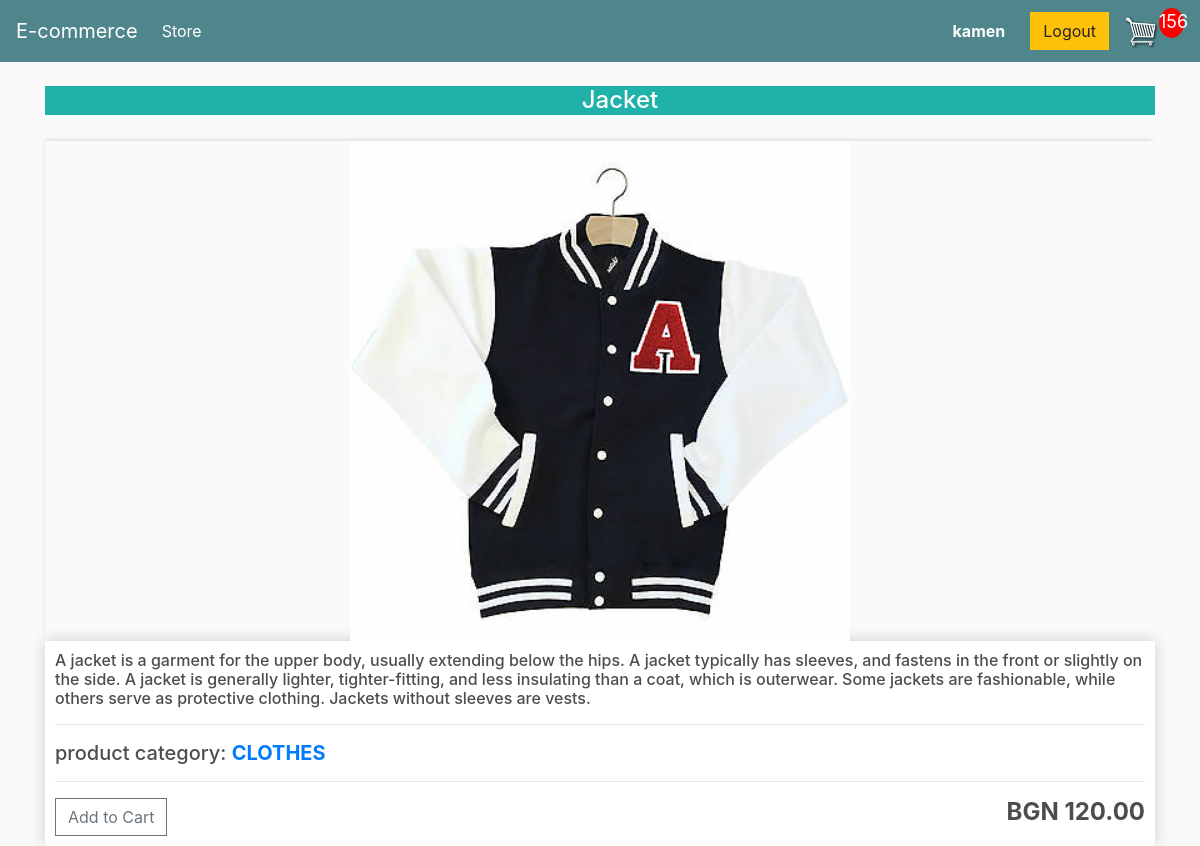
Screenshot of /product_details/1 (signed in) with the database file from the repository.
### ecommerce/store/models.py (models this page shows, shortened)
class Customer(models.Model):
    user = models.OneToOneField(User, on_delete=models.CASCADE)
    name = models.CharField(max_length=40, blank=True, null=True)
    email = models.EmailField(blank=True, null=True)

class Order(models.Model):
    customer = models.ForeignKey(Customer, on_delete=models.SET_NULL, null=True)
    date_ordered = models.DateTimeField(auto_now_add=True)
    complete = models.BooleanField(default=False)
    transaction_id = models.CharField(max_length=20, null=True, blank=True)

class OrderItem(models.Model):
    product = models.ForeignKey(Product, on_delete=models.DO_NOTHING)
    order = models.ForeignKey(Order, on_delete=models.CASCADE)
    quantity = models.IntegerField(default=0)
    data_added = models.DateTimeField(auto_now_add=True)

class Product(models.Model):
    name = models.CharField(max_length=20)
    price = models.FloatField()
    category = models.ForeignKey(Category, on_delete=models.CASCADE)
    image = models.ImageField(upload_to='static/images/', blank=True, null=True)
    description = models.TextField(max_length=400, null=True, blank=True)

class Category(models.Model):
    name = models.CharField(max_length=20)
    description = models.TextField(max_length=200)
    def __str__(self):
        return self.name

### ecommerce/store/views.py (the view)
# urls.py: path('product_details/<int:pk>', ProductDetail.as_view(), name='product_details'),
class ProductDetail(DetailView):
    model = Product
    template_name = 'product_detail.html'
    context_object_name = 'product'

### ecommerce/store/templatetags/tags.py (called while the page is built)
@register.simple_tag
def total_order_items(request):
    result = 0
    if not request.user.is_authenticated:
        return result
    try:
        customer = request.user.customer
    except:
        return result
    order, created = Order.objects.get_or_create(customer=customer, complete=False)
    items = order.orderitem_set.all()
    if items:
        for item in items:
            result += item.quantity
    return result

### ecommerce/store/templates/product_detail.html
{% extends 'main.html' %}
{% load static %}
{% block content %}
    <ul style="background-color: lightseagreen; font-size:  large; color: white">
        <li style="display: inline;"><h4 style="text-align: center; color: white;">{{ product.name }}</h4>
    </ul>
    <div class="row">
            <div class="col-lg-12">
                <img class="thumbnail" src="{{ product.image.url }}" style="object-fit: contain; height: 500px" alt="The product have not image yet.">
                <div class="box-element product">
                    <h6>{{ product.description }}</h6>
                    <hr>
                    <h5>product category: <a href="{% url 'product-by-category' product.category.pk %}"><strong>{{ product.category|upper }}</strong></a></h5>
                    <hr>
                    <a class="btn btn-outline-secondary add-btn" href="{% url 'add_product_to_cart' product.id %}">Add to Cart</a>
                    <h4 style="display: inline-block; float: right; "><strong>BGN {{ product.price|floatformat:2 }}</strong></h4>
                </div>
            </div>
    </div>
{% endblock %}

### templates/main.html (shortened to what this page needs)
{% load tags %}
<!DOCTYPE html>
{% load static %}
<html>
    <head>
        <link rel="stylesheet" href="https://stackpath.bootstrapcdn.com/bootstrap/4.4.1/css/bootstrap.min.css"
>
        <link rel="stylesheet" type="text/css" href="{% static 'css/main.css' %}">
     </head>
     <body>
     <nav class="navbar navbar-expand-lg navbar-dark bg-dark">
         <a class="navbar-brand" href="{% url 'store' %}">E-commerce</a>
         <div class="collapse navbar-collapse" id="navbarSupportedContent">
             <ul class="navbar-nav mr-auto">
                 <li class="nav-item active">
                     <a class="nav-link" href="{% url 'store' %}">Store <span class="sr-only">(current)</span></a>
                 </li>
             </ul>
         </div>
         <div class="form-inline my-2 my-lg-0">
             <strong style="color: white; margin-right: 25px">{{ user }}</strong>
             {% if not user.is_authenticated %}
                <a href="{% url 'login' %}" class="btn btn-warning">Login</a>
             {% elif user.is_authenticated %}
                 <a href="{% url 'logout' %}" class="btn btn-warning">Logout</a>
             {% endif %}
             <a href="{% url 'cart' %}">
                 <img id="cart-icon" src="{% static 'images/cart.png' %}" alt="No Image">
             </a>
             <p id="cart-total">{% total_order_items request %}</p>
         </div>
     </nav>
             <div class="container">
                    <br>
                    {% block content %}
                     {% endblock content %}
             </div>
     </body>
</html>

### static/css/main.css (style rules this page uses)
body { background-color: hsl(0, 0%, 98%); }
h1,h2,h3,h4,h5,h6 { color:hsl(0, 0%, 30%); }
.box-element { box-shadow:hsl(0, 0%, 80%) 0 0 16px; background-color: #fff; border-radius: 4px; padding: 10px; }
.thumbnail { width: 100%; height: 200px; -webkit-box-shadow: -1px -3px 5px -2px rgba(214,214,214,1); -moz-box-shadow: -1px -3px 5px -2px rgba(214,214,214,1); box-shadow: -1px -3px 5px -2px rgba(214,214,214,1); }
.product { border-radius: 0 0 4px 4px; }
.bg-dark { background-color: #4f868c!important; }
#cart-icon { width:35px; display: inline-block; margin-left: 15px; }
#cart-total { display: block; text-align: center; color:#fff; background-color: red; width: 25px; height: 30px; border-radius: 50%; font-size: 18px; }
.col-lg-4, .col-lg-6, .col-lg-8, .col-lg-12 { margin-top: 10px; }
.btn { border-radius: 0; }

### rows the page displays
Product: name "Jacket", image (picture), description "A jacket is a garment for the upper body, usually extending below the hips. A jacket typically has sleeves, and fastens in the front or slightly on the side. A jacket is generally lighter, tighter-fitting, and less insulating than a coat, which is outerwear. Some jackets are fashionable, while others serve as protective clothing. Jackets without sleeves are vests.", category "CLOTHES", price "120.00"

### other values shown
{{ user }} "kamen"
